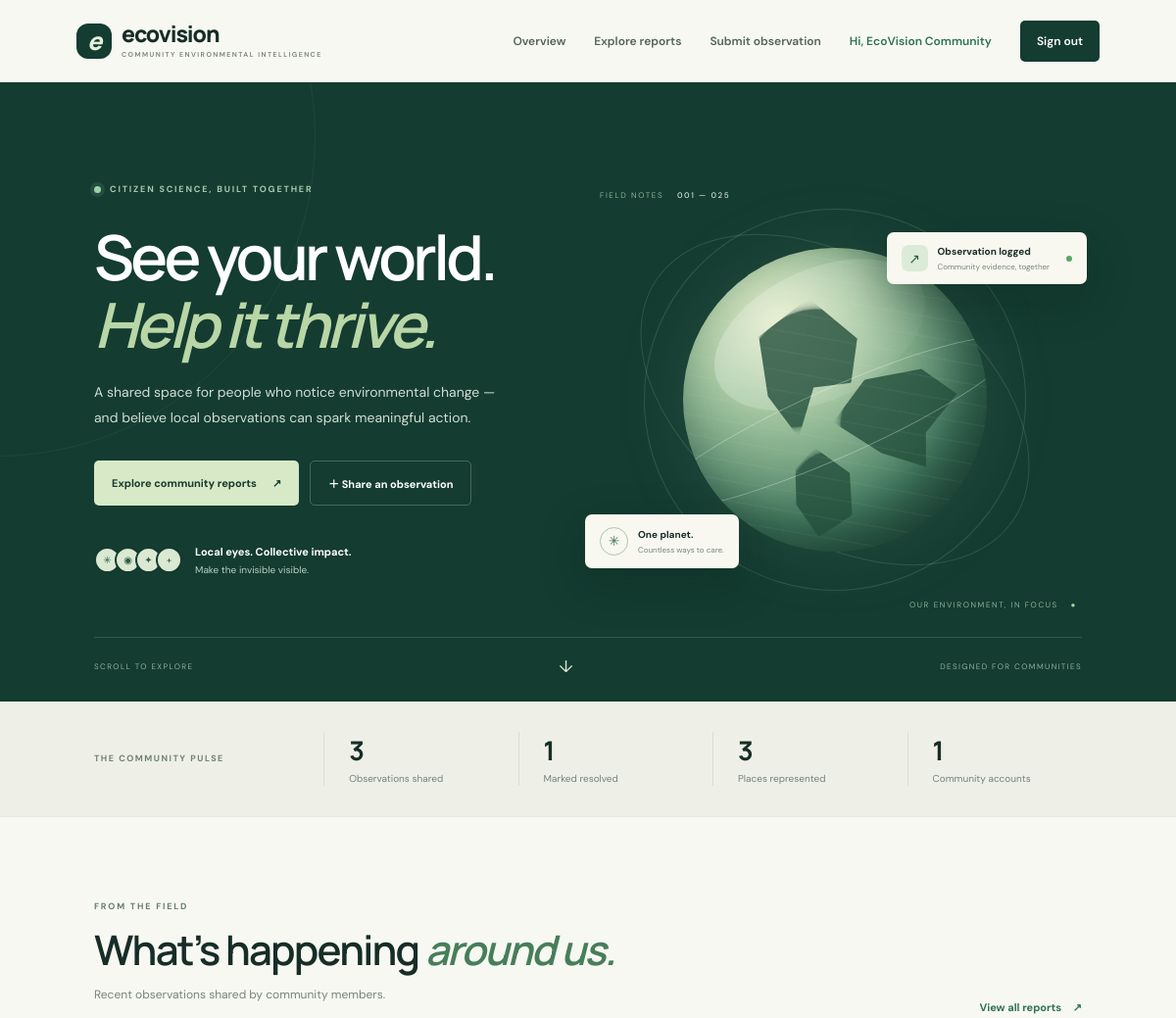
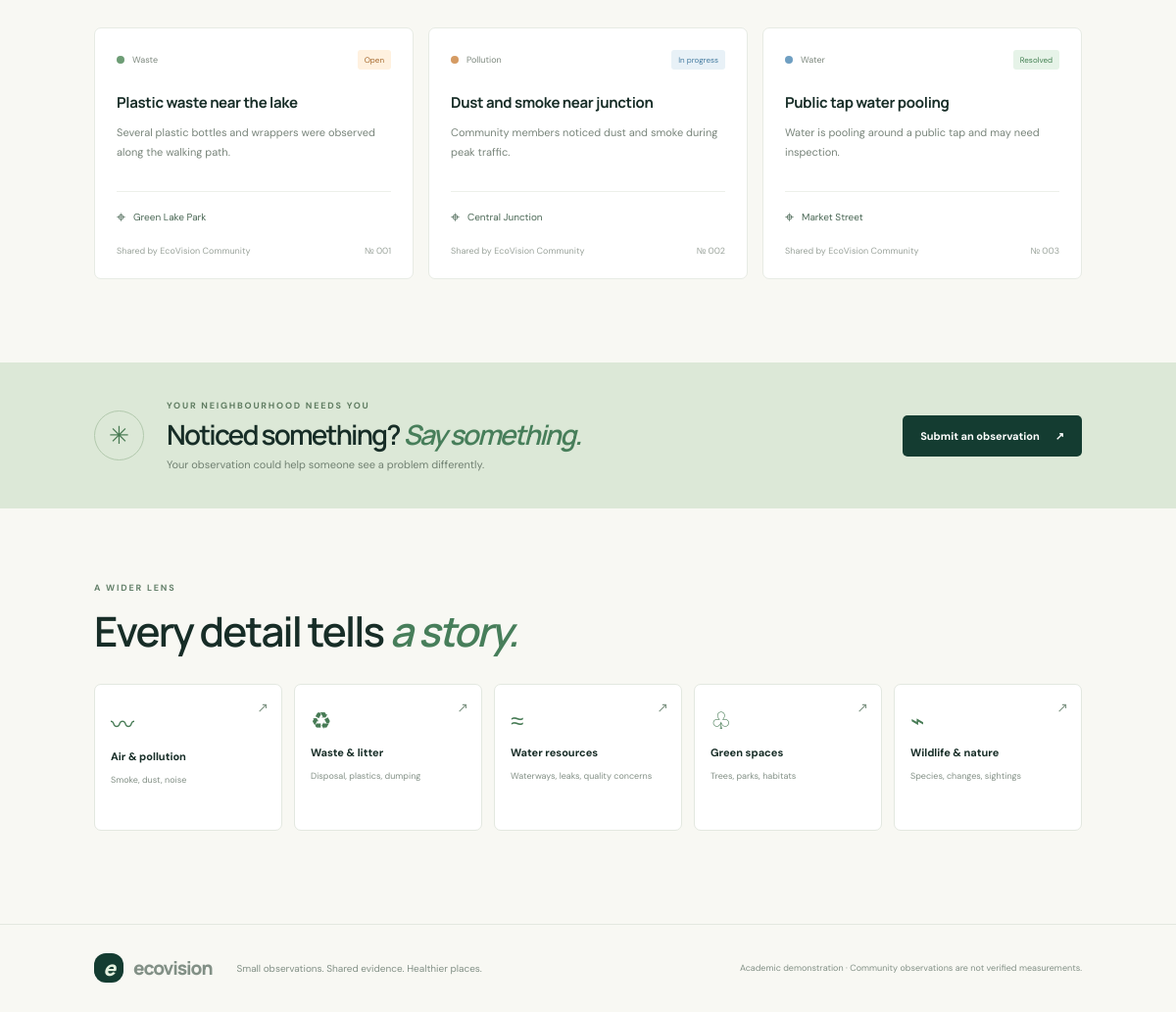
The page / (signed in) on the database its author committed (2 pictures, top to bottom).
### tables this page shows
CREATE TABLE users (
        id INTEGER PRIMARY KEY AUTOINCREMENT,
        name TEXT NOT NULL,
        email TEXT NOT NULL UNIQUE,
        password_hash TEXT NOT NULL,
        created_at TIMESTAMP DEFAULT CURRENT_TIMESTAMP
    );

CREATE TABLE reports (
        id INTEGER PRIMARY KEY AUTOINCREMENT,
        user_id INTEGER NOT NULL,
        title TEXT NOT NULL,
        category TEXT NOT NULL,
        location TEXT NOT NULL,
        description TEXT NOT NULL,
        status TEXT NOT NULL DEFAULT 'Open',
        created_at TIMESTAMP DEFAULT CURRENT_TIMESTAMP,
        FOREIGN KEY(user_id) REFERENCES users(id)
    );

### app.py (the view)
@app.route("/")
def index():
    db = get_db()
    stats = {
        "reports": db.execute("SELECT COUNT(*) FROM reports").fetchone()[0],
        "resolved": db.execute("SELECT COUNT(*) FROM reports WHERE status='Resolved'").fetchone()[0],
        "areas": db.execute("SELECT COUNT(DISTINCT location) FROM reports").fetchone()[0],
        "members": db.execute("SELECT COUNT(*) FROM users").fetchone()[0],
    }
    latest = db.execute("SELECT reports.*, users.name AS reporter FROM reports JOIN users ON users.id=reports.user_id ORDER BY reports.created_at DESC LIMIT 3").fetchall()
    db.close()
    return render_template("index.html", stats=stats, latest=latest)

### database.py (called while the page is built)
def get_db():
    connection = sqlite3.connect(DB_PATH)
    connection.row_factory = sqlite3.Row
    return connection

### templates/index.html (shortened to what this page needs)
{% extends "base.html" %}
{% block content %}
<section class="hero">
  <div class="hero-copy">
    <div class="eyebrow"><span class="pulse"></span> CITIZEN SCIENCE, BUILT TOGETHER</div>
    <h1>See your world.<br><span>Help it thrive.</span></h1>
    <p class="hero-lead">A shared space for people who notice environmental change — and believe local observations can spark meaningful action.</p>
    <div class="hero-actions"><a class="button button-primary" href="{{ url_for('reports') }}">Explore community reports <span>↗</span></a><a class="button button-quiet" href="{{ url_for('new_report') }}">＋ Share an observation</a></div>
    <div class="hero-proof"><div class="avatar-stack"><i>✳</i><i>◉</i><i>✦</i><i>+</i></div><span><strong>Local eyes. Collective impact.</strong><br>Make the invisible visible.</span></div>
  </div>
  <div class="hero-art">
    <div class="art-orbit orbit-one"></div><div class="art-orbit orbit-two"></div>
    <div class="planet"><div class="planet-shine"></div><div class="land land-one"></div><div class="land land-two"></div><div class="land land-three"></div><div class="planet-line"></div></div>
    <div class="floating-card card-observation"><span class="mini-icon green">↗</span><div><strong>Observation logged</strong><small>Community evidence, together</small></div><span class="live-dot"></span></div>
    <div class="floating-card card-health"><span class="health-ring">✳</span><div><strong>One planet.</strong><small>Countless ways to care.</small></div></div>
    <div class="art-label label-top">FIELD NOTES <b>001 — 025</b></div><div class="art-label label-bottom">OUR ENVIRONMENT, IN FOCUS <span>●</span></div>
  </div>
  <div class="hero-bottom-note"><span>SCROLL TO EXPLORE</span><span class="down-arrow">↓</span><span>DESIGNED FOR COMMUNITIES</span></div>
</section>
<section class="stats-strip">
  <div class="section-kicker">THE COMMUNITY PULSE</div>
  <div class="stat"><strong>{{ stats.reports }}</strong><span>Observations shared</span></div>
  <div class="stat"><strong>{{ stats.resolved }}</strong><span>Marked resolved</span></div>
  <div class="stat"><strong>{{ stats.areas }}</strong><span>Places represented</span></div>
  <div class="stat"><strong>{{ stats.members }}</strong><span>Community accounts</span></div>
</section>
<section class="section report-section">
  <div class="section-heading"><div><div class="eyebrow dark-eyebrow">FROM THE FIELD</div><h2>What’s happening <em>around us.</em></h2><p>Recent observations shared by community members.</p></div><a class="text-link" href="{{ url_for('reports') }}">View all reports <span>↗</span></a></div>
  <div class="report-grid">
    {% for report in latest %}
    <article class="report-card">
      <div class="report-card-top"><span class="category-dot {{ report.category|lower|replace(' ','-') }}"></span><span>{{ report.category }}</span><span class="status status-{{ report.status|lower|replace(' ','-') }}">{{ report.status }}</span></div>
      <h3>{{ report.title }}</h3><p>{{ report.description }}</p>
      <div class="report-location"><span>⌖</span>{{ report.location }}</div>
      <div class="report-card-foot"><span>Shared by {{ report.reporter }}</span><span>№ {{ "%03d"|format(report.id) }}</span></div>
    </article>
    {% else %}<div class="empty-state">No observations yet. Be the first to share one.</div>{% endfor %}
  </div>
</section>
<section class="join-band"><div class="join-symbol">✳</div><div><div class="eyebrow">YOUR NEIGHBOURHOOD NEEDS YOU</div><h2>Noticed something? <em>Say something.</em></h2><p>Your observation could help someone see a problem differently.</p></div><a class="button button-light" href="{{ url_for('new_report') }}">Submit an observation <span>↗</span></a></section>
<section class="section categories-section"><div class="eyebrow dark-eyebrow">A WIDER LENS</div><h2>Every detail tells <em>a story.</em></h2><div class="category-grid">
  <a href="{{ url_for('reports', category='Pollution') }}" class="category-card"><span class="category-icon">〰</span><strong>Air & pollution</strong><small>Smoke, dust, noise</small><span class="category-arrow">↗</span></a>
  <a href="{{ url_for('reports', category='Waste') }}" class="category-card"><span class="category-icon">♻</span><strong>Waste & litter</strong><small>Disposal, plastics, dumping</small><span class="category-arrow">↗</span></a>
  <a href="{{ url_for('reports', category='Water') }}" class="category-card"><span class="category-icon">≈</span><strong>Water resources</strong><small>Waterways, leaks, quality concerns</small><span class="category-arrow">↗</span></a>
  <a href="{{ url_for('reports', category='Green spaces') }}" class="category-card"><span class="category-icon">♧</span><strong>Green spaces</strong><small>Trees, parks, habitats</small><span class="category-arrow">↗</span></a>
  <a href="{{ url_for('reports', category='Wildlife') }}" class="category-card"><span class="category-icon">⌁</span><strong>Wildlife & nature</strong><small>Species, changes, sightings</small><span class="category-arrow">↗</span></a>
</div></section>
{% endblock %}

### templates/base.html (shortened to what this page needs)
<!DOCTYPE html>
<html lang="en">
<head>
  <link rel="stylesheet" href="{{ url_for('static', filename='css/style.css') }}">
</head>
<body>
<header class="site-header">
  <a class="brand" href="{{ url_for('index') }}"><span class="brand-mark">e</span><span>ecovision<small>COMMUNITY ENVIRONMENTAL INTELLIGENCE</small></span></a>
  <nav class="nav-links">
    <a href="{{ url_for('index') }}">Overview</a>
    <a href="{{ url_for('reports') }}">Explore reports</a>
    {% if session.get('user_id') %}
      <a href="{{ url_for('new_report') }}">Submit observation</a>
      <span class="user-chip">Hi, {{ session.get('user_name','Member') }}</span>
      <a class="nav-cta" href="{{ url_for('logout') }}">Sign out</a>
    {% else %}
      <a href="{{ url_for('login') }}">Sign in</a>
      <a class="nav-cta" href="{{ url_for('register') }}">Join the community <span>↗</span></a>
    {% endif %}
  </nav>
</header>
<main>{% block content %}{% endblock %}</main>
<footer class="site-footer">
  <a class="brand footer-brand" href="{{ url_for('index') }}"><span class="brand-mark">e</span><span>ecovision</span></a>
  <p>Small observations. Shared evidence. Healthier places.</p>
  <span>Academic demonstration · Community observations are not verified measurements.</span>
</footer>
</body>
</html>

### rows shown on the page
users: get "EcoVision Community"
reports: category "Waste", status "Open", title "Plastic waste near the lake", description "Several plastic bottles and wrappers were observed along the walking path.", location "Green Lake Park", reporter "EcoVision Community", id "001"
reports: category "Pollution", status "In progress", title "Dust and smoke near junction", description "Community members noticed dust and smoke during peak traffic.", location "Central Junction", reporter "EcoVision Community", id "002"
reports: category "Water", status "Resolved", title "Public tap water pooling", description "Water is pooling around a public tap and may need inspection.", location "Market Street", reporter "EcoVision Community", id "003"

### other values the page prints
{{ stats.reports }} "3"
{{ stats.resolved }} "1"
{{ stats.areas }} "3"
{{ stats.members }} "1"
